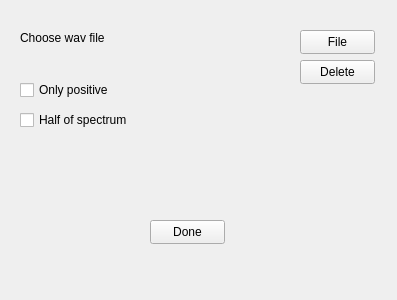
<?xml version="1.0" encoding="UTF-8"?>
<ui version="4.0">
 <class>fourierTransformConfigWindow</class>
 <widget class="QWidget" name="fourierTransformConfigWindow">
  <property name="geometry">
   <rect>
    <x>0</x>
    <y>0</y>
    <width>397</width>
    <height>300</height>
   </rect>
  </property>
  <property name="windowTitle">
   <string>Fourier transform config</string>
  </property>
  <widget class="QPushButton" name="configDonePushBtn">
   <property name="geometry">
    <rect>
     <x>150</x>
     <y>220</y>
     <width>75</width>
     <height>24</height>
    </rect>
   </property>
   <property name="cursor">
    <cursorShape>ArrowCursor</cursorShape>
   </property>
   <property name="text">
    <string>Done</string>
   </property>
  </widget>
  <widget class="QPushButton" name="chooseFilePushBtn">
   <property name="geometry">
    <rect>
     <x>300</x>
     <y>30</y>
     <width>75</width>
     <height>24</height>
    </rect>
   </property>
   <property name="cursor">
    <cursorShape>ArrowCursor</cursorShape>
   </property>
   <property name="text">
    <string>File</string>
   </property>
  </widget>
  <widget class="QPushButton" name="deleteFilePushBtn">
   <property name="geometry">
    <rect>
     <x>300</x>
     <y>60</y>
     <width>75</width>
     <height>24</height>
    </rect>
   </property>
   <property name="cursor">
    <cursorShape>ArrowCursor</cursorShape>
   </property>
   <property name="text">
    <string>Delete</string>
   </property>
  </widget>
  <widget class="QLabel" name="fileNameLabel">
   <property name="geometry">
    <rect>
     <x>20</x>
     <y>30</y>
     <width>261</width>
     <height>16</height>
    </rect>
   </property>
   <property name="text">
    <string>Choose wav file</string>
   </property>
  </widget>
  <widget class="QCheckBox" name="halfSpectrumCheckBox">
   <property name="geometry">
    <rect>
     <x>20</x>
     <y>110</y>
     <width>111</width>
     <height>20</height>
    </rect>
   </property>
   <property name="cursor">
    <cursorShape>ArrowCursor</cursorShape>
   </property>
   <property name="text">
    <string>Half of spectrum</string>
   </property>
  </widget>
  <widget class="QCheckBox" name="positiveSpectrumCheckBox">
   <property name="geometry">
    <rect>
     <x>20</x>
     <y>80</y>
     <width>101</width>
     <height>20</height>
    </rect>
   </property>
   <property name="font">
    <font>
     <italic>false</italic>
     <bold>false</bold>
    </font>
   </property>
   <property name="cursor">
    <cursorShape>ArrowCursor</cursorShape>
   </property>
   <property name="text">
    <string>Only positive</string>
   </property>
  </widget>
 </widget>
 <resources/>
 <connections/>
</ui>
